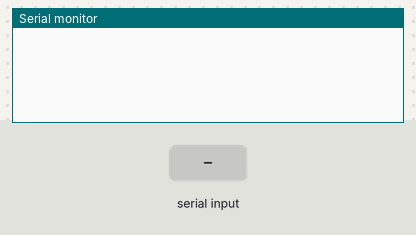
This sketch was run on a simulated Arduino Uno, built with avr-gcc and run on an emulated ATmega328P. Parts: the last lines printed to the serial monitor. Inputs (shaded band) come from the test bench.

Above: at 1.2 s.
1.3 s: "90,45\n" received over Serial
At 2.3 s:
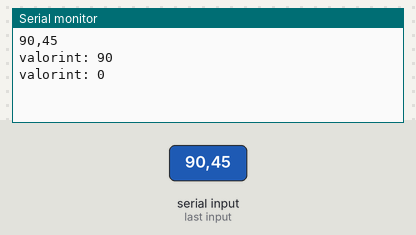
2.8 s: "1\n" received over Serial
At 3.4 s:
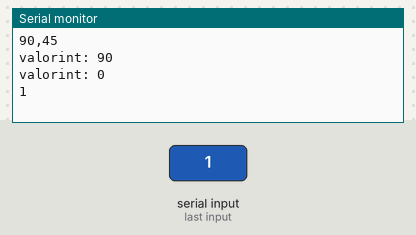

The sketch:

arduino.ino
```cpp
const unsigned int MAXMSG = 13;
void setup() {
  // put your setup code here, to run once:
  Serial.begin(115200);
}

void loop() {
  while(Serial.available() > 0){
      static char message[MAXMSG];
      static char valtwobytes[3];
      static unsigned int message_pos=0;

      char inbyte = Serial.read();
      if (inbyte != '\n' && (message_pos < MAXMSG-1)){
        message[message_pos] = inbyte;
        message_pos++;
      }else{
        message[message_pos] = '\0';
        Serial.println(message);
        for(int i=0;i<message_pos;i++){
           valtwobytes[i % 2] = message[i];
           if(i % 2 == 1){
              valtwobytes[2] = '\0';
              int valorint = atoi(valtwobytes);
              Serial.print("valorint: ");
              Serial.println(valorint);
           }
        }
        message_pos = 0;
      }
  }

}
```

Measured:
- after the input at 1.3 s, the serial monitor: prints a new line at once (image 1)
- after the input at 2.8 s, the serial monitor: prints a new line at once (image 2)
